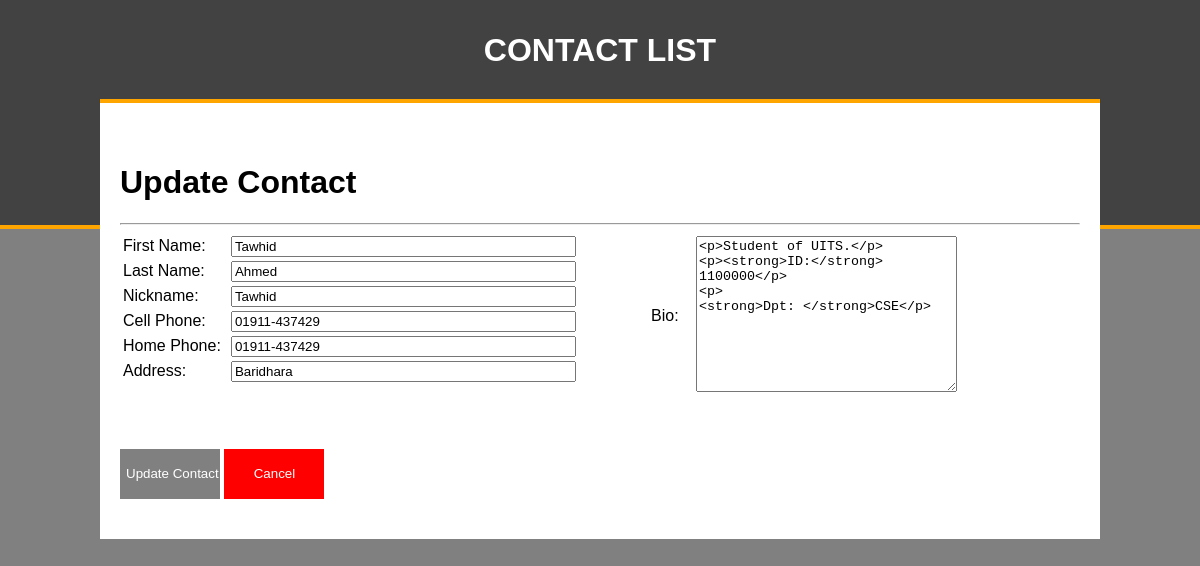
Screenshot of /phonebook_finish/update_contact.php?id=29 with the database file from the repository.
### tables this page shows
CREATE TABLE IF NOT EXISTS `contacts` (
  `contact_id` int(11) NOT NULL AUTO_INCREMENT,
  `contact_fname` varchar(100) NOT NULL,
  `contact_lname` varchar(100) NOT NULL,
  `contact_nickname` varchar(100) NOT NULL,
  `contact_cphone` varchar(50) NOT NULL,
  `contact_hphone` varchar(50) NOT NULL,
  `contact_wphone` varchar(50) NOT NULL,
  `contact_address` varchar(100) NOT NULL,
  `contact_city` varchar(50) NOT NULL,
  `contact_state` varchar(50) NOT NULL,
  `contact_zipcode` varchar(50) NOT NULL,
  `contact_profile` varchar(255) NOT NULL,
  `contact_notes` longblob NOT NULL,
  `contact_status` enum('0','1') NOT NULL DEFAULT '1',
  PRIMARY KEY (`contact_id`)
);

### phonebook_finish/update_contact.php (the view, shortened to what this page needs)
<?php
	require_once"connection.php";
	if (isset($_GET['id'])) {
		$id = $_GET['id'];
		$get_contact = "select * from contacts where contact_id = '$id'";
		$sql_get_contact = $conn->query($get_contact);
		$row = mysqli_fetch_array($sql_get_contact);
	}
 ?>
<!DOCTYPE html>
<html>
<head>
	<?php include"includes/head.inc"; ?>
</head>
<body>
	<div class="wrapper">
		<div class="header">
			<div class="headerContent"><h1>CONTACT LIST</h1></div>
		</div>
		<div class="content">
		<div><h1>Update Contact</h1></div>
			<hr>
			<div class="contact">
				<div class="contact_insert">
					<form action="update_contact.php?id=<?php echo $row["contact_id"]; ?>" method="post" enctype="multipart/form-data">
						<table style="float:left" width="50%">
							<tr>
								<td>First Name:</td>
								<td><input type="text" name="fname" value="<?php echo $row['contact_fname'] ?>"  size="40%"></td>
							</tr>
							<tr>
								<td>Last Name:</td>
								<td><input type="text" name="lname" value="<?php echo $row['contact_lname'] ?>" size="40%"></td>
							</tr>
							<tr>
								<td>Nickname:</td>
								<td><input type="text" name="nickname" value="<?php echo $row['contact_nickname'] ?>" size="40%"></td>
							</tr>
							<tr>
								<td>Cell Phone:</td>
								<td><input type="text" name="cphone" value="<?php echo $row['contact_cphone'] ?>" size="40%"></td>
							</tr>
							<tr>
								<td>Home Phone:</td>
								<td><input type="text" name="hphone" value="<?php echo $row['contact_hphone'] ?>" size="40%"></td>
							</tr>
							<tr>
								<td>Address:</td>
								<td><input type="text" name="address" value="<?php echo $row['contact_address'] ?>" size="40%"></td>
							</tr>
						</table>
						<table style="float:right" width="45%">
							<tr>
								<td>Bio:</td>
								<td><textarea name="bio" id="bio" cols="30" rows="10"><?php echo $row['contact_notes'] ?></textarea></td>
							</tr>
						</table>
						<input class="insert_contact_button" type="submit" name="submit" value="Update Contact">
						<a href="index.php"><input class="cancel_contact_button" type="button" value="Cancel"></a>
					</form>
				</div>
			</div>
		</div>
</body>
</html>

### phonebook_finish/css/styles.css (style rules this page uses)
body { font-family:helvetica, arial, sans-serif; padding:0; margin:0; background-color:grey; }
.header { width:100%; border-bottom:4px solid orange; height: 225px; background-color:#424242; }
.header .headerContent { width:80%; margin:0 auto; line-height:100px; }
.header .headerContent h1 { margin:0; text-align: center; color:#ffffff; font-weight: bold; }
.wrapper { width:100%; }
.content { width:80%; margin:-130px auto 0 auto; background-color:#ffffff; border-top:4px solid orange; padding:40px 20px; }
.contact { width:100%; }
.insert_contact_button { width: 100px; height: 50px; background-color:grey; color:#ffffff; border:none; margin-top:50px; }
.cancel_contact_button { width: 100px; height: 50px; background-color:red; color:#ffffff; border:none; margin-top:50px; }

### rows the page displays
contacts: fname "Tawhid", lname "Ahmed", nickname "Tawhid", cphone "01911-437429", hphone "01911-437429", address "Baridhara", bio "<p>Student of UITS.</p> <p><strong>ID:</strong> 1100000</p> <p><strong>Dpt: </strong>CSE</p>"
